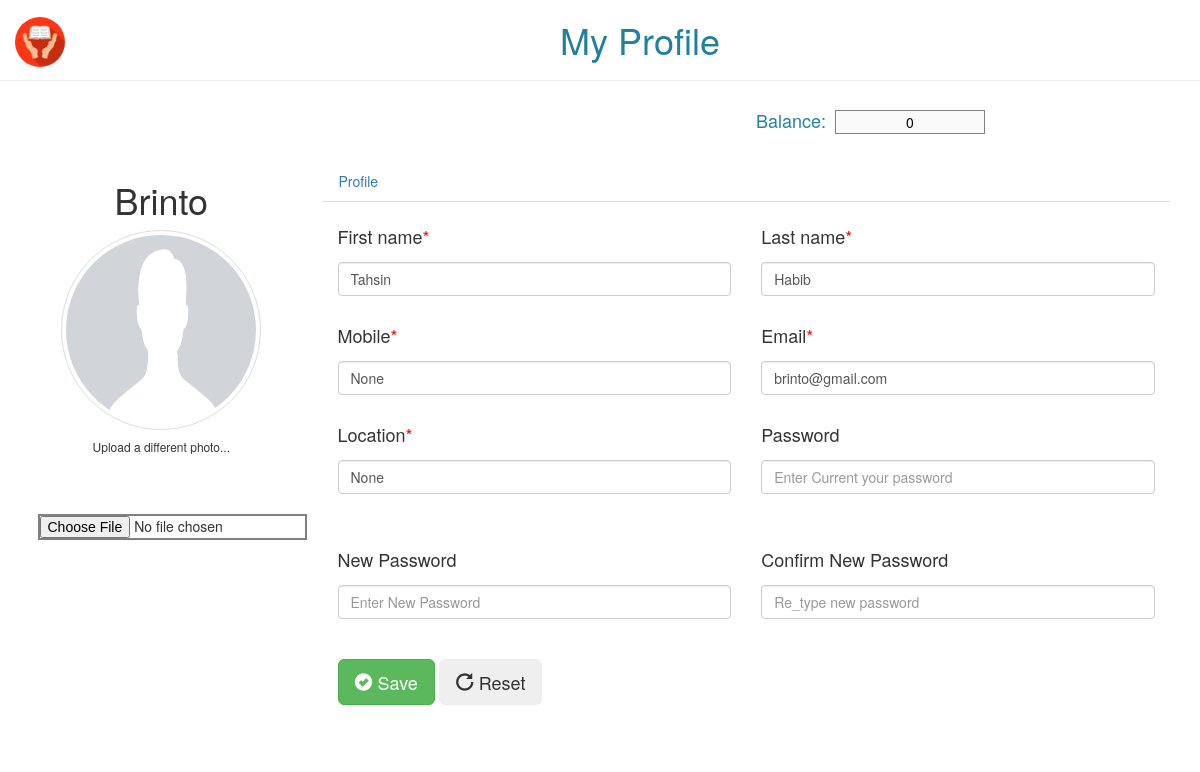
Page /profile/ (signed in) on the earlier database version.
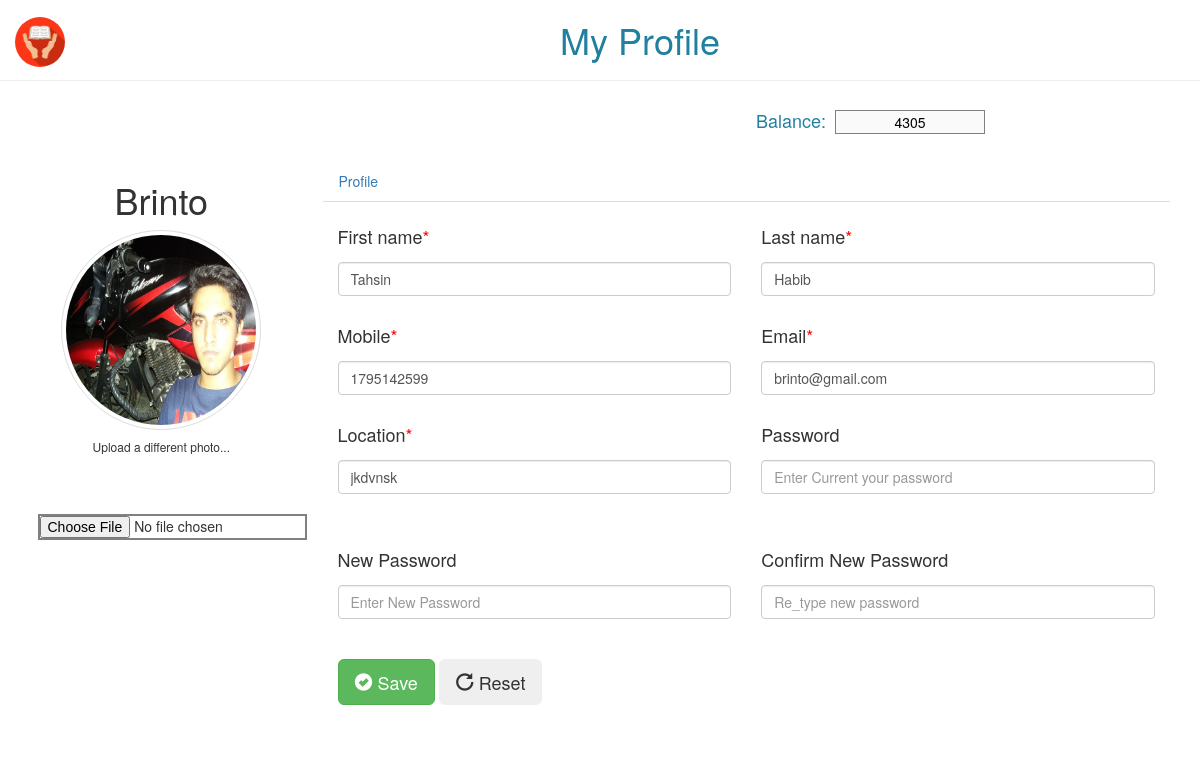
Same page on the later database version.
### E_book_library_management_system/models.py (models this page shows, shortened)
class Profile(models.Model):
    user = models.OneToOneField(User, on_delete=models.CASCADE)
    image = models.ImageField(default="profile_pic/default.png", upload_to = "profile_pic/")
    mobile_num = models.IntegerField(null = True, blank = True)
    location = models.CharField(null = True, blank = True, max_length=40)
    balance = models.IntegerField(default = 0)

### E_book_library_management_system/views.py (the view)
# urls.py: path('profile/', views.profile_page, name='profile'),
@login_required
def profile_page(request):
    if Profile.objects.filter(user = request.user.id).exists():
        p_page = Profile.objects.filter(user = request.user.id)
        return render(request, 'E_book_library_management_system/profile.html', {'profile_page': p_page})
    else:
        return render(request, 'E_book_library_management_system/book.html')

### E_book_library_management_system/templates/E_book_library_management_system/profile.html (shortened to what this page needs)
{% load static %}
<!DOCTYPE html>
<html lang="en">
<head>
    <link rel="stylesheet" href="https://maxcdn.bootstrapcdn.com/bootstrap/3.3.7/css/bootstrap.min.css">
</head>
<body>
    <a class="navbar-brand" href="{% url 'home' %}">
        <img src="{% static 'images/book-icon.jpg' %}" style="height:50px; width:50px; border-radius:50%; margin-top: -18px">
    </a>
    <div style = "text-align: center;" color = "lightblue">
        <h1 style = "color: rgb(33, 128, 160)"> My Profile </h1>
    </div>
    {% if profile_page %}
        {% for p_page in profile_page %}
        <hr>
        <div class="form-group">
            <div style="text-align: right; ">
                <label for="first_name"><h4 style="margin-right: 5px; color: rgb(33, 128, 160);"> Balance: </h4></label>
                <input style="text-align: center; width: 150px; margin-right: 215px; border: 1px solid gray; color: black" value = "{{p_page.balance}}" disabled>
            </div>
        </div>
        <div class="container bootstrap snippet">
            <div class="row">
                <div class="col-sm-3" style="justify-content:center;">
                    <div class="text-center">
                        <div class="title"><h1>{{p_page.user}}</h1></div>
                        <img src="{{p_page.image.url}}" class="avatar  img-thumbnail" alt="avatar" style="height: 200px; width:200px; border-radius: 50%;">
                        <h6>Upload a different photo...</h6>
                        <br>
                    </div>
                </div>
                <div class="col-sm-9">
                    <ul class="nav nav-tabs">
                        <li class="nav-item">
                          <a class="nav-link active" aria-current="page" href="{% url 'profile' %}">Profile</a>
                        </li>
                    </ul>
                    <div class="tab-content">
                        <div class="tab-pane active" id="home">
                            <form action="{% url 'profile_func' %}" method="POST" enctype="multipart/form-data">
                                <div class="form-group">
                                    <div class="col-xs-6">
                                        <label for="first_name"><h4>First name<font color =red>*</font></h4></label>
                                        <input type="text" class="form-control" id="first_name" name = "first_name" value = "{{p_page.user.first_name}}" required>
                                        <span class = "alert" id="errFirst"></span>
                                    </div>
                                </div>
                                <div class="form-group">
                                    <div class="col-xs-6">
                                        <label for="last_name"><h4>Last name<font color =red>*</font></h4></label>
                                        <input type="text" class="form-control" id = "last_name" name = "last_name" value = "{{p_page.user.last_name}}"required>
                                        <span class = "alert" id="errLast"></span>
                                    </div>
                                </div>
                                <div class="form-group">
                                    <div class="col-xs-6">
                                        <label for="mobile"><h4>Mobile<font color =red>*</font></h4></label>
                                        <input type="text" class="form-control" id="mobile" name="mobile" value = "{{p_page.mobile_num}}" placeholder="enter mobile number" title="enter your mobile number if any.">
                                        <span class = "alert" id="errMob"></span>
                                    </div>
                                </div>
                                <div class="form-group">
                                    <div class="col-xs-6">
                                        <label for="email"><h4>Email<font color =red>*</font></h4></label>
                                        <input type="email" class="form-control" id = "email" name = "email" value = "{{p_page.user.email}}"required>
                                        <span class = "alert" id="errEmail"></span>
                                    </div>
                                </div>
                                <div class="form-group">
                                    <div class="col-xs-6">
                                        <label for="text"><h4>Location<font color =red>*</font></h4></label>
                                        <input type="text" class="form-control" id="location" name="location" value = "{{p_page.location}}" placeholder="somewhere">
                                        <span class = "alert" id="errLoc"></span>
                                    </div>
                                </div>
                                <div class="form-group">
                                    <div class="col-xs-6">
                                        <label for="password"><h4>Password</h4></label>
                                        <input type="password" class="form-control" id = "password" name = "password" placeholder = "Enter Current your password">
                                    </div>
                                </div>
                                <div class="col-sm-3" style="margin-right: 800px; margin-left: -300px;">
                                    <input type="file" class="text-center center-block file-upload" name="photo" style="border:2px solid gray; padding-right: -500px">
                                </div>
                                <div class="form-group">
                                    <div class="col-xs-6">
                                        <label for="password2"><h4>New Password</h4></label>
                                        <input type="password" class="form-control" id = "new_password" name = "new_password" placeholder="Enter New Password">
                                        <span class = "alert" id="errNewpass"></span>
                                    </div>
                                </div>
                                <div class="form-group">
                                    <div class="col-xs-6">
                                        <label for="password2"><h4>Confirm New Password</h4></label>
                                        <input type="password" class="form-control" name = "re_password" placeholder="Re_type new password">
                                    </div>
                                </div>
                                <div class="form-group">
                                    <div class="col-xs-12">
                                        <br>
                                        <button class="btn btn-lg btn-success" type="submit" onclick = "return validation()" value="Update Profile" name="submit"><i class="glyphicon glyphicon-ok-sign"></i> Save </button>
                                        <button class="btn btn-lg" type="reset"><i class="glyphicon glyphicon-repeat"></i> Reset</button>
                                    </div>
                                </div>
                            </form>
                        </div>
                    </div>
                </div>
            </div><br><br>
        </div>
        {%endfor%}
    {%endif%}
</body>
</html>

### E_book_library_management_system/templates/E_book_library_management_system/profile.html (style rules this page uses)
.alert { color: red; }

Differences in the rows shown:
changed Profile "Brinto": balance "0" → "4305"; image: picture added in place of a placeholder; mobile "None" → "1795142599"; location "None" → "jkdvnsk"
